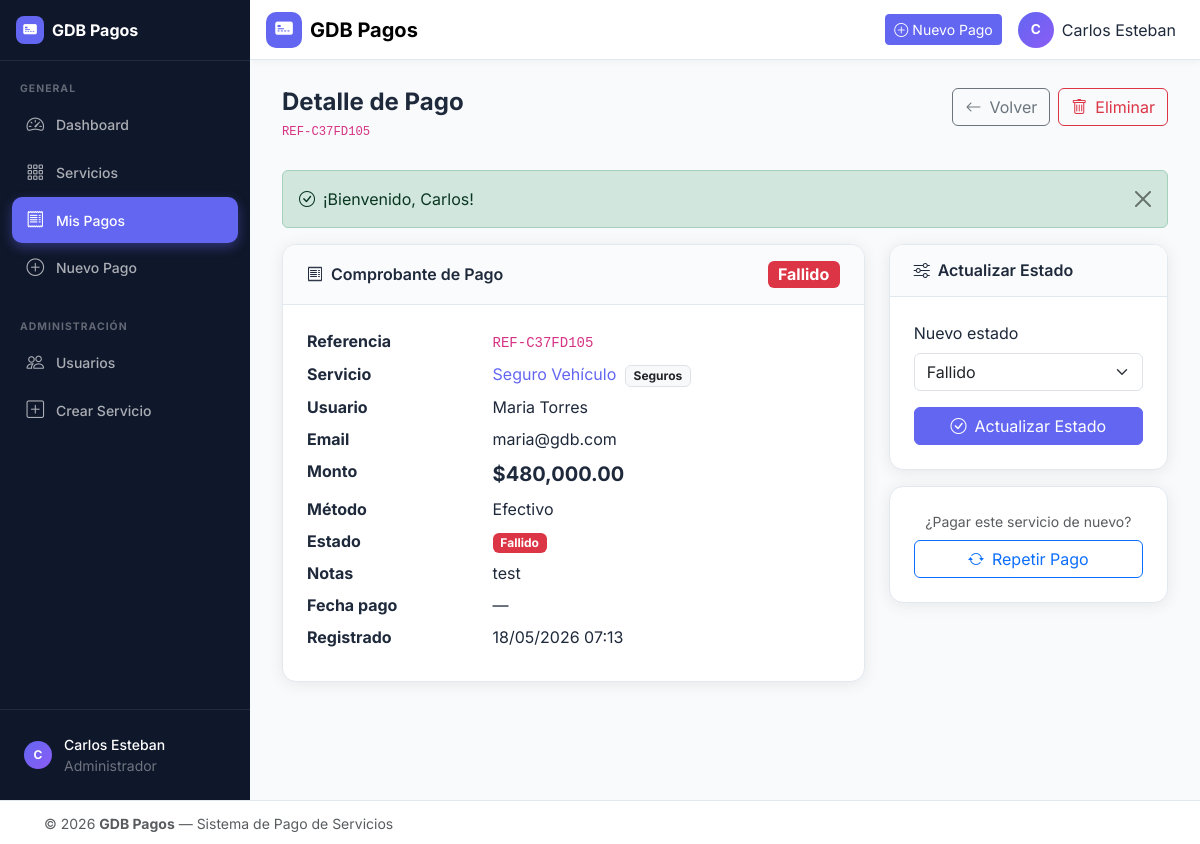
Screenshot of /index.php?url=pagos/show/2 (signed in) with the database file from the repository.
### tables this page shows
CREATE TABLE IF NOT EXISTS pagos (
    id INT UNSIGNED AUTO_INCREMENT PRIMARY KEY,

    usuario_id INT UNSIGNED NOT NULL,
    servicio_id INT UNSIGNED NOT NULL,

    monto DECIMAL(10,2) NOT NULL,

    referencia VARCHAR(50) NOT NULL UNIQUE,

    estado ENUM(
        'pendiente',
        'completado',
        'fallido',
        'cancelado'
    ) NOT NULL DEFAULT 'pendiente',

    metodo_pago ENUM(
        'efectivo',
        'tarjeta',
        'transferencia'
    ) NOT NULL DEFAULT 'efectivo',

    notas TEXT DEFAULT NULL,

    fecha_pago TIMESTAMP NULL DEFAULT NULL,

    created_at TIMESTAMP DEFAULT CURRENT_TIMESTAMP,

    updated_at TIMESTAMP DEFAULT CURRENT_TIMESTAMP
        ON UPDATE CURRENT_TIMESTAMP,

    CONSTRAINT fk_pagos_usuario
        FOREIGN KEY (usuario_id)
        REFERENCES usuarios(id)
        ON DELETE CASCADE,

    CONSTRAINT fk_pagos_servicio
        FOREIGN KEY (servicio_id)
        REFERENCES servicios(id)
        ON DELETE RESTRICT

);

CREATE TABLE IF NOT EXISTS servicios (
    id INT UNSIGNED AUTO_INCREMENT PRIMARY KEY,
    nombre VARCHAR(150) NOT NULL,
    descripcion TEXT DEFAULT NULL,
    categoria VARCHAR(80) NOT NULL,
    precio DECIMAL(10,2) NOT NULL DEFAULT 0.00,
    activo TINYINT(1) NOT NULL DEFAULT 1,

    created_at TIMESTAMP DEFAULT CURRENT_TIMESTAMP,
    updated_at TIMESTAMP DEFAULT CURRENT_TIMESTAMP
        ON UPDATE CURRENT_TIMESTAMP

);

CREATE TABLE IF NOT EXISTS usuarios (
    id INT UNSIGNED AUTO_INCREMENT PRIMARY KEY,
    nombre VARCHAR(100) NOT NULL,
    apellido VARCHAR(100) NOT NULL,
    email VARCHAR(150) NOT NULL UNIQUE,
    password VARCHAR(255) NOT NULL,
    rol ENUM('admin','user') NOT NULL DEFAULT 'user',
    telefono VARCHAR(20) DEFAULT NULL,
    activo TINYINT(1) NOT NULL DEFAULT 1,

    created_at TIMESTAMP DEFAULT CURRENT_TIMESTAMP,
    updated_at TIMESTAMP DEFAULT CURRENT_TIMESTAMP
        ON UPDATE CURRENT_TIMESTAMP

);

### app/controllers/PagoController.php (called while the page is built, shortened)
<?php
require_once dirname(__DIR__) . '/models/Pago.php';
require_once dirname(__DIR__) . '/helpers/auth.php';
class PagoController
{
    private Pago     $pagoModel;
    public function __construct()
    {
        $this->pagoModel     = new Pago();
    }
    public function show(int $id): void
    {
        $pago = $this->pagoModel->findById($id);
        $flash = getFlash();
        require_once dirname(__DIR__) . '/views/pagos/show.php';
    }
}

### app/config/database.php (called while the page is built, shortened)
<?php
class Database
{
    private static ?PDO $instance = null;
    public static function getInstance(): PDO
    {
        if (self::$instance === null) {
            $host    = getenv('DB_HOST') ?: '127.0.0.1';
            $port    = getenv('DB_PORT') ?: '3306';
            $name    = getenv('DB_NAME') ?: 'gdb_pagos';
            $user    = getenv('DB_USER') ?: 'root';
            $pass    = getenv('DB_PASS') ?: '';
            $charset = 'utf8mb4';
            $dsn = "mysql:host=$host;port=$port;dbname=$name;charset=$charset";
            $options = [
                PDO::ATTR_ERRMODE            => PDO::ERRMODE_EXCEPTION,
                PDO::ATTR_DEFAULT_FETCH_MODE => PDO::FETCH_ASSOC,
                PDO::ATTR_EMULATE_PREPARES   => false,
            ];
            try {
                self::$instance = new PDO($dsn, $user, $pass, $options);
            } catch (PDOException $e) {
                http_response_code(500);
                die(json_encode(['error' => 'Error de conexión a la base de datos: ' . $e->getMessage()]));
            }
        }
        return self::$instance;
    }
}

### app/models/Pago.php (called while the page is built, shortened)
<?php
require_once dirname(__DIR__) . '/config/database.php';
class Pago
{
    private PDO $db;
    public function __construct()
    {
        $this->db = Database::getInstance();
    }
    public function findById(int $id): array|false
    {
        $stmt = $this->db->prepare(
            'SELECT p.*,
                    CONCAT(u.nombre, " ", u.apellido) AS usuario_nombre,
                    u.email AS usuario_email,
                    s.nombre    AS servicio_nombre,
                    s.categoria AS servicio_categoria,
                    s.precio    AS servicio_precio
               FROM pagos p
               JOIN usuarios u  ON u.id = p.usuario_id
               JOIN servicios s ON s.id = p.servicio_id
              WHERE p.id = :id
              LIMIT 1'
        );
        $stmt->execute([':id' => $id]);
        return $stmt->fetch();
    }
}

### app/helpers/auth.php (called while the page is built, shortened)
<?php
function currentUserRole(): string
{
    return (string) ($_SESSION['usuario_rol'] ?? 'user');
}
function isAdmin(): bool
{
    return currentUserRole() === 'admin';
}
function getFlash(): ?array
{
    if (isset($_SESSION['flash'])) {
        $flash = $_SESSION['flash'];
        return $flash;
    }
    return null;
}

### app/views/pagos/show.php (the view, shortened to what this page needs)
<?php
require_once dirname(__DIR__, 2) . '/helpers/auth.php';
$badgeMap = [
    'completado' => 'success',
    'pendiente'  => 'warning',
    'fallido'    => 'danger',
    'cancelado'  => 'secondary',
];
$badgeColor = $badgeMap[$pago['estado']] ?? 'secondary';
?>
<?php require_once dirname(__DIR__) . '/layouts/header.php'; ?>
<div class="app-wrapper">
    <?php require_once dirname(__DIR__) . '/layouts/sidebar.php'; ?>
    <div class="app-main">
        <?php require_once dirname(__DIR__) . '/layouts/navbar.php'; ?>
        <main class="main-content">
            <div class="page-header">
                <div>
                    <h1 class="page-title">Detalle de Pago</h1>
                    <p class="page-subtitle">
                        <code><?= htmlspecialchars($pago['referencia']) ?></code>
                    </p>
                </div>
                <div class="d-flex gap-2">
                    <a href="<?= $appUrl ?>/index.php?url=pagos" class="btn btn-outline-secondary">
                        <i class="bi bi-arrow-left me-2"></i>Volver
                    </a>
                    <?php if (isAdmin()): ?>
                    <a href="<?= $appUrl ?>/index.php?url=pagos/delete/<?= $pago['id'] ?>"
                       class="btn btn-outline-danger"
                       onclick="return confirm('¿Eliminar este pago permanentemente?')"
                       id="deletePagoBtn">
                        <i class="bi bi-trash me-2"></i>Eliminar
                    </a>
                    <?php endif; ?>
                </div>
            </div>
            <?php if ($flash): ?>
            <div class="alert alert-<?= htmlspecialchars($flash['type']) ?> alert-dismissible fade show" role="alert" id="showPagoFlash">
                <i class="bi bi-check-circle me-2"></i><?= $flash['message'] ?>
                <button type="button" class="btn-close" data-bs-dismiss="alert" aria-label="Cerrar"></button>
            </div>
            <?php endif; ?>
            <div class="row g-4">
                <div class="col-lg-8">
                    <div class="card-custom">
                        <div class="card-custom-header d-flex justify-content-between align-items-center">
                            <h2 class="card-custom-title mb-0">
                                <i class="bi bi-receipt me-2"></i>Comprobante de Pago
                            </h2>
                            <span class="badge bg-<?= $badgeColor ?> fs-6">
                                <?= ucfirst($pago['estado']) ?>
                            </span>
                        </div>
                        <div class="card-custom-body">
                            <dl class="row mb-0">
                                <dt class="col-sm-4">Referencia</dt>
                                <dd class="col-sm-8">
                                    <code><?= htmlspecialchars($pago['referencia']) ?></code>
                                </dd>
                                <dt class="col-sm-4">Servicio</dt>
                                <dd class="col-sm-8">
                                    <a href="<?= $appUrl ?>/index.php?url=servicios/show/<?= $pago['servicio_id'] ?>">
                                        <?= htmlspecialchars($pago['servicio_nombre']) ?>
                                    </a>
                                    <span class="badge bg-light text-dark border ms-1">
                                        <?= htmlspecialchars($pago['servicio_categoria']) ?>
                                    </span>
                                </dd>
                                <dt class="col-sm-4">Usuario</dt>
                                <dd class="col-sm-8"><?= htmlspecialchars($pago['usuario_nombre']) ?></dd>
                                <dt class="col-sm-4">Email</dt>
                                <dd class="col-sm-8"><?= htmlspecialchars($pago['usuario_email']) ?></dd>
                                <dt class="col-sm-4">Monto</dt>
                                <dd class="col-sm-8 fw-700 fs-5">
                                    $<?= number_format((float)$pago['monto'], 2) ?>
                                </dd>
                                <dt class="col-sm-4">Método</dt>
                                <dd class="col-sm-8"><?= ucfirst($pago['metodo_pago']) ?></dd>
                                <dt class="col-sm-4">Estado</dt>
                                <dd class="col-sm-8">
                                    <span class="badge bg-<?= $badgeColor ?>">
                                        <?= ucfirst($pago['estado']) ?>
                                    </span>
                                </dd>
                                <dt class="col-sm-4">Notas</dt>
                                <dd class="col-sm-8"><?= htmlspecialchars($pago['notas'] ?? '—') ?></dd>
                                <dt class="col-sm-4">Fecha pago</dt>
                                <dd class="col-sm-8">
                                    <?= $pago['fecha_pago']
                                        ? date('d/m/Y H:i', strtotime($pago['fecha_pago']))
                                        : '—' ?>
                                </dd>
                                <dt class="col-sm-4">Registrado</dt>
                                <dd class="col-sm-8">
                                    <?= date('d/m/Y H:i', strtotime($pago['created_at'])) ?>
                                </dd>
                            </dl>
                        </div>
                    </div>
                </div>
                <div class="col-lg-4">
                    <?php if (isAdmin()): ?>
                    <div class="card-custom">
                        <div class="card-custom-header">
                            <h2 class="card-custom-title"><i class="bi bi-sliders me-2"></i>Actualizar Estado</h2>
                        </div>
                        <div class="card-custom-body">
                            <form action="<?= $appUrl ?>/index.php?url=pagos/updateEstado/<?= $pago['id'] ?>"
                                  method="POST" id="updateEstadoForm">
                                <div class="mb-3">
                                    <label for="estado" class="form-label">Nuevo estado</label>
                                    <select class="form-select" id="estado" name="estado">
                                        <?php
                                        $estados = ['pendiente', 'completado', 'fallido', 'cancelado'];
                                        foreach ($estados as $e):
                                        ?>
                                        <option value="<?= $e ?>"
                                            <?= $pago['estado'] === $e ? 'selected' : '' ?>>
                                            <?= ucfirst($e) ?>
                                        </option>
                                        <?php endforeach; ?>
                                    </select>
                                </div>
                                <button type="submit" class="btn btn-primary w-100" id="updateEstadoSubmitBtn">
                                    <i class="bi bi-check-circle me-2"></i>Actualizar Estado
                                </button>
                            </form>
                        </div>
                    </div>
                    <?php endif; ?>
                    <div class="card-custom mt-3">
                        <div class="card-custom-body text-center">
                            <p class="text-muted small mb-2">¿Pagar este servicio de nuevo?</p>
                            <a href="<?= $appUrl ?>/index.php?url=pagos/create&servicio_id=<?= $pago['servicio_id'] ?>"
                               class="btn btn-outline-primary w-100" id="repeatPaymentBtn">
                                <i class="bi bi-arrow-repeat me-2"></i>Repetir Pago
                            </a>
                        </div>
                    </div>
                </div>
            </div>
        </main>
    </div>
</div>
<?php require_once dirname(__DIR__) . '/layouts/footer.php'; ?>

### public/css/style.css (style rules this page uses)
:root { --brand-primary: #6366f1; --brand-primary-dk: #4f46e5; --brand-accent: #8b5cf6; --sidebar-bg: #0f172a; --sidebar-width: 250px; --navbar-h: 60px; --footer-h: 44px; --radius-card: 14px; --shadow-card: 0 2px 16px rgba(0,0,0,.08); --transition: .2s ease; --font-main: 'Inter', system-ui, -apple-system, sans-serif; --color-text: #1e293b; --color-muted: #64748b; --color-bg: #f8fafc; --color-surface: #ffffff; --color-border: #e2e8f0; }
*, *::before, *::after { box-sizing: border-box; }
body { font-family: var(--font-main); color: var(--color-text); background-color: var(--color-bg); margin: 0; -webkit-font-smoothing: antialiased; }
a { text-decoration: none; color: var(--brand-primary); }
.fw-700 { font-weight: 700 !important; }
.app-layout { background: var(--color-bg); }
.app-wrapper { display: flex; min-height: 100vh; }
.app-main { flex: 1; margin-left: var(--sidebar-width); display: flex; flex-direction: column; min-height: 100vh; }
.main-content { flex: 1; padding: 1.75rem 2rem; }
.page-header { display: flex; align-items: flex-start; justify-content: space-between; gap: 1rem; margin-bottom: 1.75rem; flex-wrap: wrap; }
.page-title { font-size: 1.5rem; font-weight: 700; margin-bottom: .15rem; }
.page-subtitle { color: var(--color-muted); font-size: .875rem; margin-bottom: 0; }
.card-custom { background: var(--color-surface); border-radius: var(--radius-card); border: 1px solid var(--color-border); box-shadow: var(--shadow-card); overflow: hidden; }
.card-custom-header { padding: 1rem 1.5rem; border-bottom: 1px solid var(--color-border); background: #fafbfc; }
.card-custom-title { font-size: 1rem; font-weight: 600; margin-bottom: 0; color: var(--color-text); }
.card-custom-body { padding: 1.5rem; }
.btn-primary { background: var(--brand-primary); border-color: var(--brand-primary); }
.card-custom { animation: fadeUp .3s ease both; }

### rows the page displays
pagos: referencia "REF-C37FD105", estado "Fallido", servicio.nombre "Seguro Vehículo", servicio.categoria "Seguros", usuario.email "maria@gdb.com", monto "480,000.00", metodo_pago "Efectivo", notas "test", created_at "18/05/2026 07:13"

### other values shown
substr(currentUserName(), 0, 1) "C"
currentUserName() "Carlos Esteban"
$appName "GDB Pagos"
$flash['message'] "¡Bienvenido, Carlos!"
$pago['usuario_nombre'] "Maria Torres"
